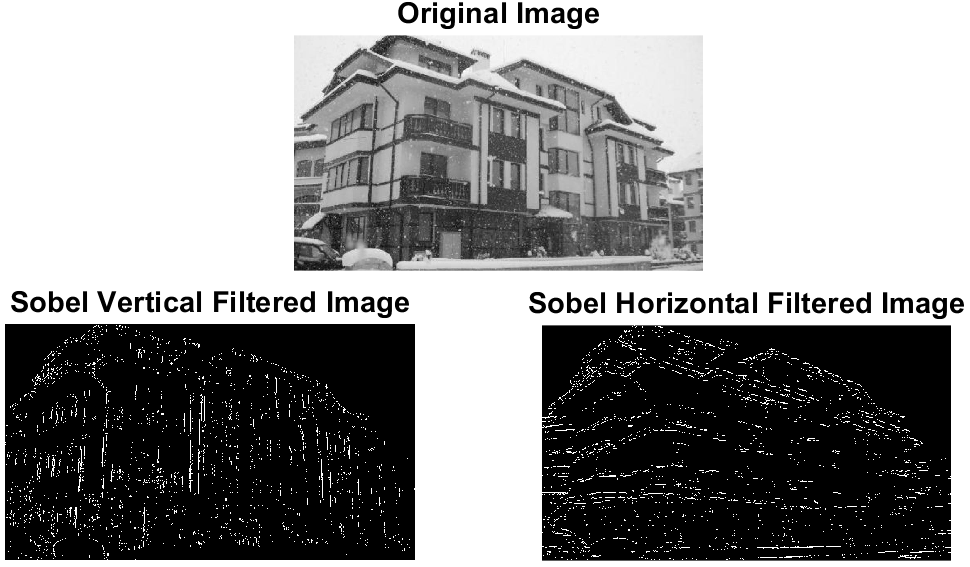
%> input picture Image_Filtering/sobel.png, 970 x 567 px
$ octave --eval "result = lab3log(imread('../Image_Filtering/sobel.png'));"   (GNU Octave 9; MATLAB toolbox functions it lacks are replaced by stand-ins)
%> lines starting %> are read from the running program, lines starting %| are printed output that depends on the picture
function [ImLog] = lab3log(Im)

Im = rgb2gray(Im);
Im = double(Im);
%> Im: size 567x970 double
Im = imgaussfilt(Im);
[row,col] = size(Im);
%> row = 567; col = 970
ImLog = zeros(row,col);

Log = [0 1 0; 1 -4 1; 0 1 0];
Log = reshape(Log,[1,9]);

for i = 2:1:row-1
    for j = 2:1:col-1
        w = Im(i-1:i+1, j-1:j+1);
        w = reshape(w, [9,1]);
        value = Log*w;
        ImLog(i,j) = value;
    end
end
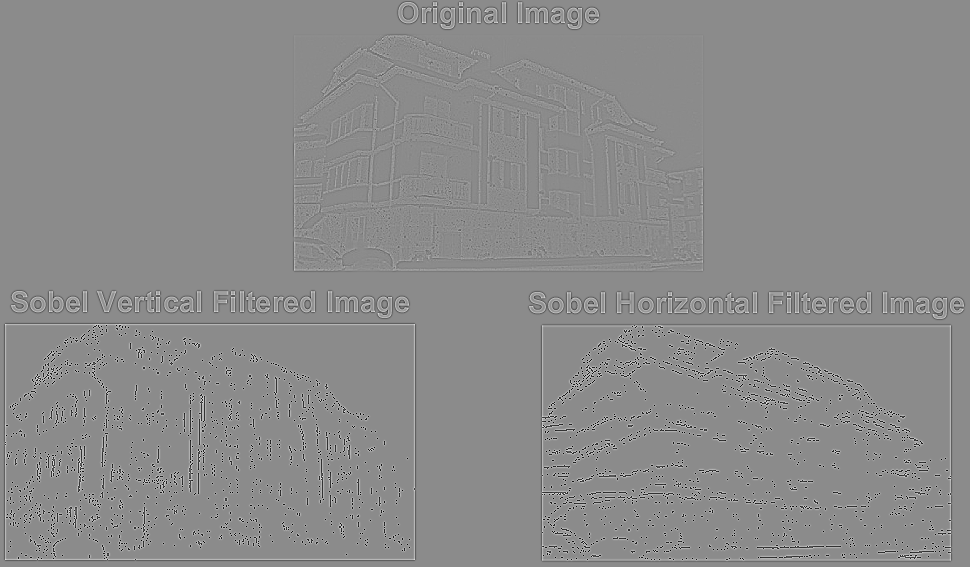
%> ImLog: size 567x970 double; min -546.2, max 452.1, mean 0; drawn with min black and max white

plot(ImLog(row/2,30:60));
%> (this line was passed over: plot is not available in this run)
xlabel('Pixel Location');
ylabel('Gradient Magnitude');
title('Gradient Profile');

ImLog = uint8(ImLog);
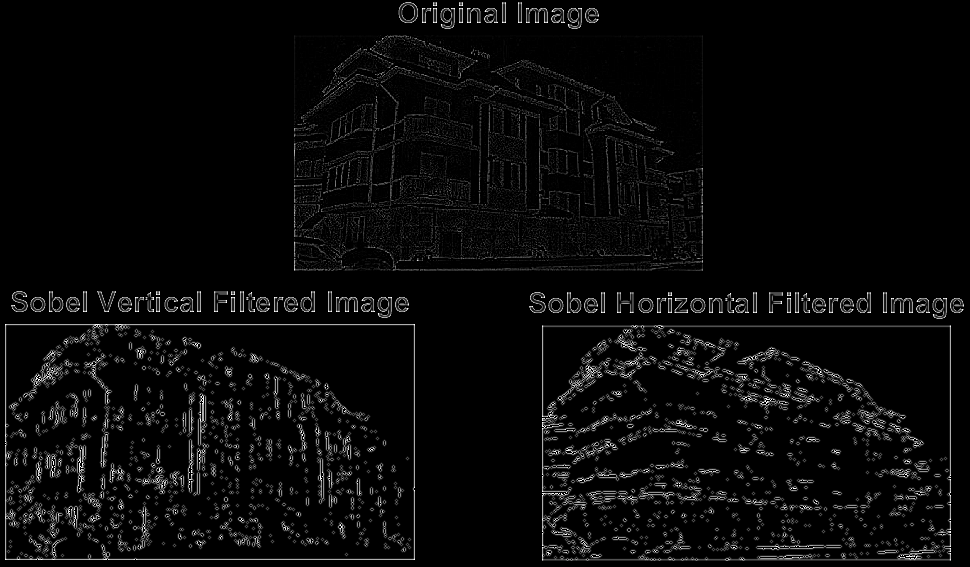
%> ImLog: size 567x970 uint8; min 0, max 255, mean 9.7

end
